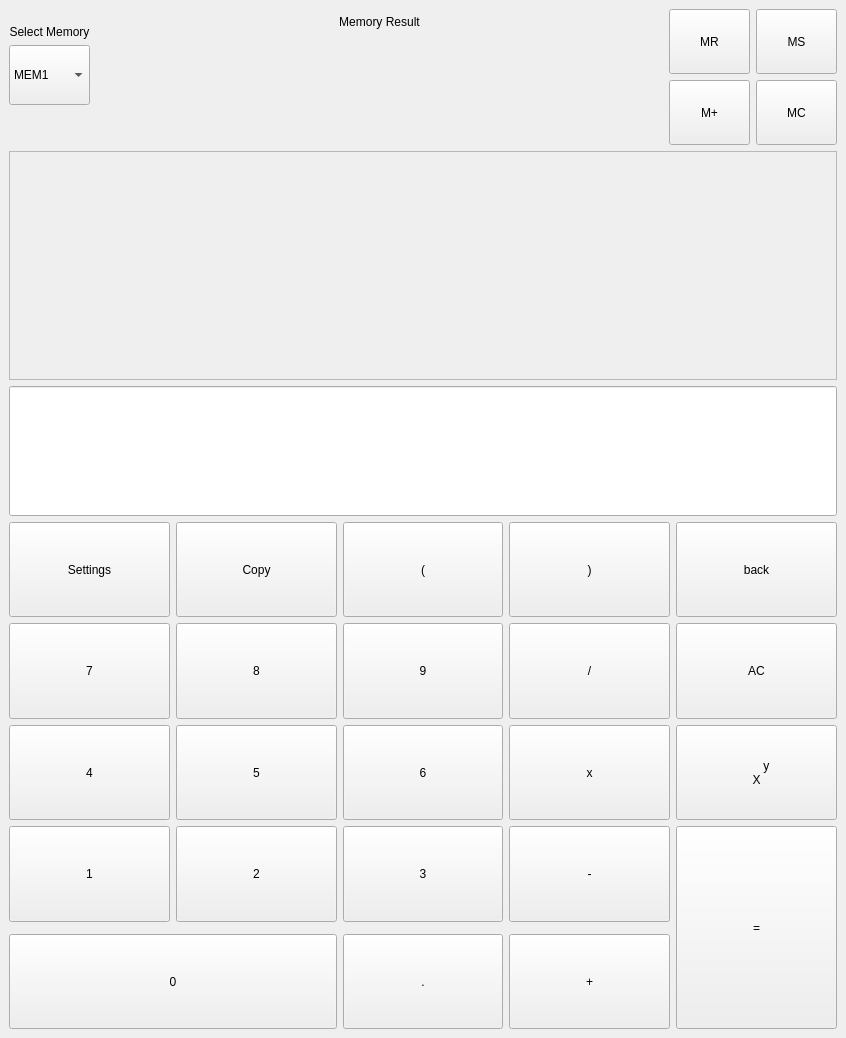
<?xml version="1.0" encoding="UTF-8"?>
<ui version="4.0">
 <class>MainWindow</class>
 <widget class="QMainWindow" name="MainWindow">
  <property name="geometry">
   <rect>
    <x>0</x>
    <y>0</y>
    <width>846</width>
    <height>1038</height>
   </rect>
  </property>
  <property name="windowTitle">
   <string>MainWindow</string>
  </property>
  <widget class="QWidget" name="centralwidget">
   <layout class="QVBoxLayout" name="verticalLayout">
    <item>
     <layout class="QGridLayout" name="top_layout" rowstretch="2,2,7,4" columnstretch="1,7,1,1">
      <item row="0" column="1" rowspan="2">
       <layout class="QVBoxLayout" name="verticalLayout_2" stretch="1,4">
        <item>
         <widget class="QLabel" name="label_memory_result">
          <property name="sizePolicy">
           <sizepolicy hsizetype="Expanding" vsizetype="Expanding">
            <horstretch>0</horstretch>
            <verstretch>0</verstretch>
           </sizepolicy>
          </property>
          <property name="text">
           <string>Memory Result</string>
          </property>
          <property name="alignment">
           <set>Qt::AlignmentFlag::AlignCenter</set>
          </property>
         </widget>
        </item>
        <item>
         <widget class="QLabel" name="label_mem_result">
          <property name="sizePolicy">
           <sizepolicy hsizetype="Expanding" vsizetype="Expanding">
            <horstretch>0</horstretch>
            <verstretch>0</verstretch>
           </sizepolicy>
          </property>
          <property name="font">
           <font>
            <pointsize>18</pointsize>
           </font>
          </property>
          <property name="autoFillBackground">
           <bool>false</bool>
          </property>
          <property name="text">
           <string/>
          </property>
          <property name="alignment">
           <set>Qt::AlignmentFlag::AlignCenter</set>
          </property>
         </widget>
        </item>
       </layout>
      </item>
      <item row="1" column="3">
       <widget class="QPushButton" name="button_MC">
        <property name="sizePolicy">
         <sizepolicy hsizetype="Expanding" vsizetype="Expanding">
          <horstretch>0</horstretch>
          <verstretch>0</verstretch>
         </sizepolicy>
        </property>
        <property name="text">
         <string>MC</string>
        </property>
        <attribute name="buttonGroup">
         <string notr="true">Mbuttons</string>
        </attribute>
       </widget>
      </item>
      <item row="0" column="3">
       <widget class="QPushButton" name="button_MS">
        <property name="sizePolicy">
         <sizepolicy hsizetype="Expanding" vsizetype="Expanding">
          <horstretch>0</horstretch>
          <verstretch>0</verstretch>
         </sizepolicy>
        </property>
        <property name="text">
         <string>MS</string>
        </property>
        <attribute name="buttonGroup">
         <string notr="true">Mbuttons</string>
        </attribute>
       </widget>
      </item>
      <item row="1" column="2">
       <widget class="QPushButton" name="button_Mplus">
        <property name="sizePolicy">
         <sizepolicy hsizetype="Expanding" vsizetype="Expanding">
          <horstretch>0</horstretch>
          <verstretch>0</verstretch>
         </sizepolicy>
        </property>
        <property name="text">
         <string>M+</string>
        </property>
        <attribute name="buttonGroup">
         <string notr="true">Mbuttons</string>
        </attribute>
       </widget>
      </item>
      <item row="2" column="0" colspan="4">
       <widget class="QScrollArea" name="scroll_area_history">
        <property name="font">
         <font>
          <pointsize>20</pointsize>
         </font>
        </property>
        <property name="widgetResizable">
         <bool>true</bool>
        </property>
        <widget class="QWidget" name="widget_history">
         <property name="geometry">
          <rect>
           <x>0</x>
           <y>0</y>
           <width>824</width>
           <height>225</height>
          </rect>
         </property>
         <layout class="QVBoxLayout" name="verticalLayout_5"/>
        </widget>
       </widget>
      </item>
      <item row="0" column="2">
       <widget class="QPushButton" name="button_MR">
        <property name="sizePolicy">
         <sizepolicy hsizetype="Expanding" vsizetype="Expanding">
          <horstretch>0</horstretch>
          <verstretch>0</verstretch>
         </sizepolicy>
        </property>
        <property name="text">
         <string>MR</string>
        </property>
        <attribute name="buttonGroup">
         <string notr="true">Mbuttons</string>
        </attribute>
       </widget>
      </item>
      <item row="3" column="0" colspan="4">
       <widget class="QLineEdit" name="line_edit_main">
        <property name="sizePolicy">
         <sizepolicy hsizetype="Expanding" vsizetype="Expanding">
          <horstretch>0</horstretch>
          <verstretch>0</verstretch>
         </sizepolicy>
        </property>
        <property name="font">
         <font>
          <pointsize>30</pointsize>
         </font>
        </property>
        <property name="text">
         <string/>
        </property>
        <property name="alignment">
         <set>Qt::AlignmentFlag::AlignBottom|Qt::AlignmentFlag::AlignRight|Qt::AlignmentFlag::AlignTrailing</set>
        </property>
       </widget>
      </item>
      <item row="0" column="0" rowspan="2">
       <layout class="QVBoxLayout" name="verticalLayout_3" stretch="1,2,0">
        <item>
         <widget class="QLabel" name="label_select_mem">
          <property name="text">
           <string>Select Memory</string>
          </property>
          <property name="alignment">
           <set>Qt::AlignmentFlag::AlignBottom|Qt::AlignmentFlag::AlignHCenter</set>
          </property>
         </widget>
        </item>
        <item>
         <widget class="QComboBox" name="combo_box_mem_select">
          <property name="sizePolicy">
           <sizepolicy hsizetype="Expanding" vsizetype="Expanding">
            <horstretch>0</horstretch>
            <verstretch>0</verstretch>
           </sizepolicy>
          </property>
          <item>
           <property name="text">
            <string>MEM1</string>
           </property>
          </item>
          <item>
           <property name="text">
            <string>MEM2</string>
           </property>
          </item>
          <item>
           <property name="text">
            <string>MEM3</string>
           </property>
          </item>
          <item>
           <property name="text">
            <string>MEM4</string>
           </property>
          </item>
          <item>
           <property name="text">
            <string>MEM5</string>
           </property>
          </item>
         </widget>
        </item>
        <item>
         <spacer name="verticalSpacer">
          <property name="orientation">
           <enum>Qt::Orientation::Vertical</enum>
          </property>
          <property name="sizeHint" stdset="0">
           <size>
            <width>20</width>
            <height>40</height>
           </size>
          </property>
         </spacer>
        </item>
       </layout>
      </item>
     </layout>
    </item>
    <item>
     <layout class="QGridLayout" name="bottom_layout" rowstretch="0,0,0,0,0,0,0" columnstretch="0,0,0,0,0">
      <item row="1" column="4">
       <widget class="QPushButton" name="button_back">
        <property name="sizePolicy">
         <sizepolicy hsizetype="Expanding" vsizetype="Expanding">
          <horstretch>0</horstretch>
          <verstretch>0</verstretch>
         </sizepolicy>
        </property>
        <property name="minimumSize">
         <size>
          <width>50</width>
          <height>50</height>
         </size>
        </property>
        <property name="text">
         <string>back</string>
        </property>
        <attribute name="buttonGroup">
         <string notr="true">bottom_buttons</string>
        </attribute>
       </widget>
      </item>
      <item row="3" column="3">
       <widget class="QPushButton" name="button_multiply">
        <property name="sizePolicy">
         <sizepolicy hsizetype="Expanding" vsizetype="Expanding">
          <horstretch>0</horstretch>
          <verstretch>0</verstretch>
         </sizepolicy>
        </property>
        <property name="minimumSize">
         <size>
          <width>50</width>
          <height>50</height>
         </size>
        </property>
        <property name="text">
         <string>x</string>
        </property>
        <attribute name="buttonGroup">
         <string notr="true">bottom_buttons</string>
        </attribute>
       </widget>
      </item>
      <item row="6" column="2">
       <widget class="QPushButton" name="button_decimal">
        <property name="sizePolicy">
         <sizepolicy hsizetype="Expanding" vsizetype="Expanding">
          <horstretch>0</horstretch>
          <verstretch>0</verstretch>
         </sizepolicy>
        </property>
        <property name="minimumSize">
         <size>
          <width>50</width>
          <height>50</height>
         </size>
        </property>
        <property name="text">
         <string>.</string>
        </property>
        <attribute name="buttonGroup">
         <string notr="true">bottom_buttons</string>
        </attribute>
       </widget>
      </item>
      <item row="4" column="0">
       <widget class="QPushButton" name="button_1">
        <property name="sizePolicy">
         <sizepolicy hsizetype="Expanding" vsizetype="Expanding">
          <horstretch>0</horstretch>
          <verstretch>0</verstretch>
         </sizepolicy>
        </property>
        <property name="minimumSize">
         <size>
          <width>50</width>
          <height>50</height>
         </size>
        </property>
        <property name="text">
         <string>1</string>
        </property>
        <attribute name="buttonGroup">
         <string notr="true">bottom_buttons</string>
        </attribute>
       </widget>
      </item>
      <item row="1" column="1">
       <widget class="QPushButton" name="button_copy">
        <property name="sizePolicy">
         <sizepolicy hsizetype="Expanding" vsizetype="Expanding">
          <horstretch>0</horstretch>
          <verstretch>0</verstretch>
         </sizepolicy>
        </property>
        <property name="minimumSize">
         <size>
          <width>50</width>
          <height>50</height>
         </size>
        </property>
        <property name="text">
         <string>Copy</string>
        </property>
       </widget>
      </item>
      <item row="3" column="0">
       <widget class="QPushButton" name="button_4">
        <property name="sizePolicy">
         <sizepolicy hsizetype="Expanding" vsizetype="Expanding">
          <horstretch>0</horstretch>
          <verstretch>0</verstretch>
         </sizepolicy>
        </property>
        <property name="minimumSize">
         <size>
          <width>50</width>
          <height>50</height>
         </size>
        </property>
        <property name="text">
         <string>4</string>
        </property>
        <attribute name="buttonGroup">
         <string notr="true">bottom_buttons</string>
        </attribute>
       </widget>
      </item>
      <item row="1" column="2">
       <widget class="QPushButton" name="button_open_parent">
        <property name="sizePolicy">
         <sizepolicy hsizetype="Expanding" vsizetype="Expanding">
          <horstretch>0</horstretch>
          <verstretch>0</verstretch>
         </sizepolicy>
        </property>
        <property name="minimumSize">
         <size>
          <width>50</width>
          <height>50</height>
         </size>
        </property>
        <property name="text">
         <string>(</string>
        </property>
        <attribute name="buttonGroup">
         <string notr="true">bottom_buttons</string>
        </attribute>
       </widget>
      </item>
      <item row="6" column="0" colspan="2">
       <widget class="QPushButton" name="button_0">
        <property name="sizePolicy">
         <sizepolicy hsizetype="Expanding" vsizetype="Expanding">
          <horstretch>0</horstretch>
          <verstretch>0</verstretch>
         </sizepolicy>
        </property>
        <property name="minimumSize">
         <size>
          <width>100</width>
          <height>50</height>
         </size>
        </property>
        <property name="text">
         <string>0</string>
        </property>
        <attribute name="buttonGroup">
         <string notr="true">bottom_buttons</string>
        </attribute>
       </widget>
      </item>
      <item row="6" column="3">
       <widget class="QPushButton" name="button_plus">
        <property name="sizePolicy">
         <sizepolicy hsizetype="Expanding" vsizetype="Expanding">
          <horstretch>0</horstretch>
          <verstretch>0</verstretch>
         </sizepolicy>
        </property>
        <property name="minimumSize">
         <size>
          <width>50</width>
          <height>50</height>
         </size>
        </property>
        <property name="text">
         <string>+</string>
        </property>
        <attribute name="buttonGroup">
         <string notr="true">bottom_buttons</string>
        </attribute>
       </widget>
      </item>
      <item row="2" column="3">
       <widget class="QPushButton" name="button_divide">
        <property name="sizePolicy">
         <sizepolicy hsizetype="Expanding" vsizetype="Expanding">
          <horstretch>0</horstretch>
          <verstretch>0</verstretch>
         </sizepolicy>
        </property>
        <property name="minimumSize">
         <size>
          <width>50</width>
          <height>50</height>
         </size>
        </property>
        <property name="text">
         <string>/</string>
        </property>
        <attribute name="buttonGroup">
         <string notr="true">bottom_buttons</string>
        </attribute>
       </widget>
      </item>
      <item row="4" column="1">
       <widget class="QPushButton" name="button_2">
        <property name="sizePolicy">
         <sizepolicy hsizetype="Expanding" vsizetype="Expanding">
          <horstretch>0</horstretch>
          <verstretch>0</verstretch>
         </sizepolicy>
        </property>
        <property name="minimumSize">
         <size>
          <width>50</width>
          <height>50</height>
         </size>
        </property>
        <property name="text">
         <string>2</string>
        </property>
        <attribute name="buttonGroup">
         <string notr="true">bottom_buttons</string>
        </attribute>
       </widget>
      </item>
      <item row="2" column="2">
       <widget class="QPushButton" name="button_9">
        <property name="sizePolicy">
         <sizepolicy hsizetype="Expanding" vsizetype="Expanding">
          <horstretch>0</horstretch>
          <verstretch>0</verstretch>
         </sizepolicy>
        </property>
        <property name="minimumSize">
         <size>
          <width>50</width>
          <height>50</height>
         </size>
        </property>
        <property name="text">
         <string>9</string>
        </property>
        <attribute name="buttonGroup">
         <string notr="true">bottom_buttons</string>
        </attribute>
       </widget>
      </item>
      <item row="2" column="4">
       <widget class="QPushButton" name="button_AC">
        <property name="sizePolicy">
         <sizepolicy hsizetype="Expanding" vsizetype="Expanding">
          <horstretch>0</horstretch>
          <verstretch>0</verstretch>
         </sizepolicy>
        </property>
        <property name="minimumSize">
         <size>
          <width>50</width>
          <height>50</height>
         </size>
        </property>
        <property name="text">
         <string>AC</string>
        </property>
        <attribute name="buttonGroup">
         <string notr="true">bottom_buttons</string>
        </attribute>
       </widget>
      </item>
      <item row="1" column="0">
       <widget class="QPushButton" name="button_settings">
        <property name="sizePolicy">
         <sizepolicy hsizetype="Expanding" vsizetype="Expanding">
          <horstretch>0</horstretch>
          <verstretch>0</verstretch>
         </sizepolicy>
        </property>
        <property name="minimumSize">
         <size>
          <width>50</width>
          <height>50</height>
         </size>
        </property>
        <property name="text">
         <string>Settings</string>
        </property>
       </widget>
      </item>
      <item row="2" column="1">
       <widget class="QPushButton" name="button_8">
        <property name="sizePolicy">
         <sizepolicy hsizetype="Expanding" vsizetype="Expanding">
          <horstretch>0</horstretch>
          <verstretch>0</verstretch>
         </sizepolicy>
        </property>
        <property name="minimumSize">
         <size>
          <width>50</width>
          <height>50</height>
         </size>
        </property>
        <property name="text">
         <string>8</string>
        </property>
        <attribute name="buttonGroup">
         <string notr="true">bottom_buttons</string>
        </attribute>
       </widget>
      </item>
      <item row="2" column="0">
       <widget class="QPushButton" name="button_7">
        <property name="sizePolicy">
         <sizepolicy hsizetype="Expanding" vsizetype="Expanding">
          <horstretch>0</horstretch>
          <verstretch>0</verstretch>
         </sizepolicy>
        </property>
        <property name="minimumSize">
         <size>
          <width>50</width>
          <height>50</height>
         </size>
        </property>
        <property name="text">
         <string>7</string>
        </property>
        <attribute name="buttonGroup">
         <string notr="true">bottom_buttons</string>
        </attribute>
       </widget>
      </item>
      <item row="1" column="3">
       <widget class="QPushButton" name="button_close_parent">
        <property name="sizePolicy">
         <sizepolicy hsizetype="Expanding" vsizetype="Expanding">
          <horstretch>0</horstretch>
          <verstretch>0</verstretch>
         </sizepolicy>
        </property>
        <property name="minimumSize">
         <size>
          <width>50</width>
          <height>50</height>
         </size>
        </property>
        <property name="text">
         <string>)</string>
        </property>
        <attribute name="buttonGroup">
         <string notr="true">bottom_buttons</string>
        </attribute>
       </widget>
      </item>
      <item row="4" column="4" rowspan="3">
       <widget class="QPushButton" name="button_equals">
        <property name="sizePolicy">
         <sizepolicy hsizetype="Expanding" vsizetype="Expanding">
          <horstretch>0</horstretch>
          <verstretch>0</verstretch>
         </sizepolicy>
        </property>
        <property name="minimumSize">
         <size>
          <width>50</width>
          <height>100</height>
         </size>
        </property>
        <property name="autoFillBackground">
         <bool>false</bool>
        </property>
        <property name="text">
         <string>=</string>
        </property>
        <attribute name="buttonGroup">
         <string notr="true">bottom_buttons</string>
        </attribute>
       </widget>
      </item>
      <item row="3" column="1">
       <widget class="QPushButton" name="button_5">
        <property name="sizePolicy">
         <sizepolicy hsizetype="Expanding" vsizetype="Expanding">
          <horstretch>0</horstretch>
          <verstretch>0</verstretch>
         </sizepolicy>
        </property>
        <property name="minimumSize">
         <size>
          <width>50</width>
          <height>50</height>
         </size>
        </property>
        <property name="text">
         <string>5</string>
        </property>
        <attribute name="buttonGroup">
         <string notr="true">bottom_buttons</string>
        </attribute>
       </widget>
      </item>
      <item row="3" column="4">
       <widget class="QPushButton" name="button_power">
        <property name="sizePolicy">
         <sizepolicy hsizetype="Expanding" vsizetype="Expanding">
          <horstretch>0</horstretch>
          <verstretch>0</verstretch>
         </sizepolicy>
        </property>
        <property name="minimumSize">
         <size>
          <width>50</width>
          <height>50</height>
         </size>
        </property>
        <property name="text">
         <string>      y
X</string>
        </property>
        <attribute name="buttonGroup">
         <string notr="true">bottom_buttons</string>
        </attribute>
       </widget>
      </item>
      <item row="4" column="3">
       <widget class="QPushButton" name="button_minus">
        <property name="sizePolicy">
         <sizepolicy hsizetype="Expanding" vsizetype="Expanding">
          <horstretch>0</horstretch>
          <verstretch>0</verstretch>
         </sizepolicy>
        </property>
        <property name="minimumSize">
         <size>
          <width>50</width>
          <height>50</height>
         </size>
        </property>
        <property name="text">
         <string>-</string>
        </property>
        <attribute name="buttonGroup">
         <string notr="true">bottom_buttons</string>
        </attribute>
       </widget>
      </item>
      <item row="4" column="2">
       <widget class="QPushButton" name="button_3">
        <property name="sizePolicy">
         <sizepolicy hsizetype="Expanding" vsizetype="Expanding">
          <horstretch>0</horstretch>
          <verstretch>0</verstretch>
         </sizepolicy>
        </property>
        <property name="minimumSize">
         <size>
          <width>50</width>
          <height>50</height>
         </size>
        </property>
        <property name="text">
         <string>3</string>
        </property>
        <attribute name="buttonGroup">
         <string notr="true">bottom_buttons</string>
        </attribute>
       </widget>
      </item>
      <item row="3" column="2">
       <widget class="QPushButton" name="button_6">
        <property name="sizePolicy">
         <sizepolicy hsizetype="Expanding" vsizetype="Expanding">
          <horstretch>0</horstretch>
          <verstretch>0</verstretch>
         </sizepolicy>
        </property>
        <property name="minimumSize">
         <size>
          <width>50</width>
          <height>50</height>
         </size>
        </property>
        <property name="text">
         <string>6</string>
        </property>
        <attribute name="buttonGroup">
         <string notr="true">bottom_buttons</string>
        </attribute>
       </widget>
      </item>
     </layout>
    </item>
   </layout>
  </widget>
 </widget>
 <resources/>
 <connections/>
 <buttongroups>
  <buttongroup name="Mbuttons"/>
  <buttongroup name="bottom_buttons"/>
 </buttongroups>
</ui>
